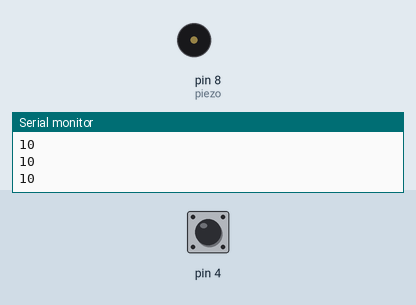
The sketch below on a simulated Arduino Uno, built with avr-gcc and run on an emulated ATmega328P. Parts: buzzer (waves = sounding), the last lines printed to the serial monitor. Inputs (shaded band) come from the test bench; at power-on: pin 4 HIGH.

Above: at 1.2 s.
1.3 s: pin 4 pulled LOW for 0.15 s
At 1.38 s:
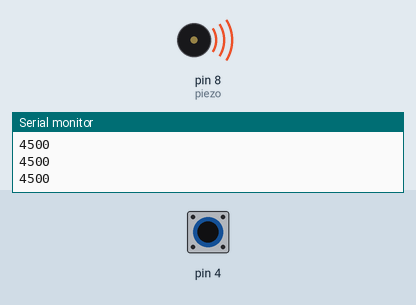
2.9 s: pin 4 pulled LOW for 3.2 s
At 6.7 s:
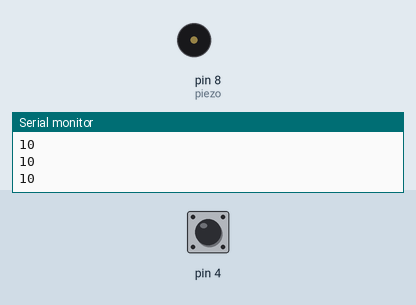
Timing chart, 0 to 8.2 s (numbered marks = the images above; inputs shaded):
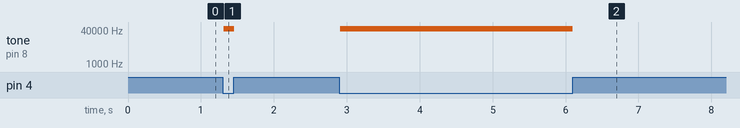

Measured:
- after the input at 1.3 s, tone on pin 8 (piezo): silent → 45000 Hz at once, → silent 0.15 s later
- after the input at 2.9 s, tone on pin 8 (piezo): silent → 45000 Hz at once, → silent 3.2 s later

The sketch:

capacitive-sensor-piezo.ino
```cpp
#include <CapacitiveSensor.h>

CapacitiveSensor capSensor = CapacitiveSensor(2, 4);

int treshold = 300;

const int piezo = 8;


void setup() {
  Serial.begin(9600);
  pinMode(piezo, OUTPUT);
}

void loop() {
  long sensorValue = capSensor.capacitiveSensor(30);

  Serial.println(sensorValue);

  int outputValue = map(sensorValue, 0, 1000, 0, 10000);


  if (sensorValue > treshold) {
    tone(piezo, outputValue, 700);
  } else {
    noTone(piezo);
  }

  delay(10);

}
```
